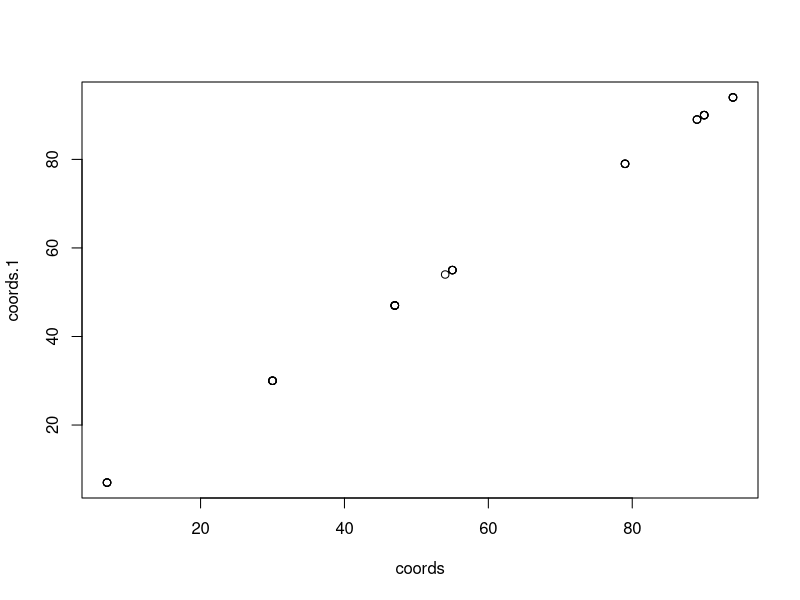
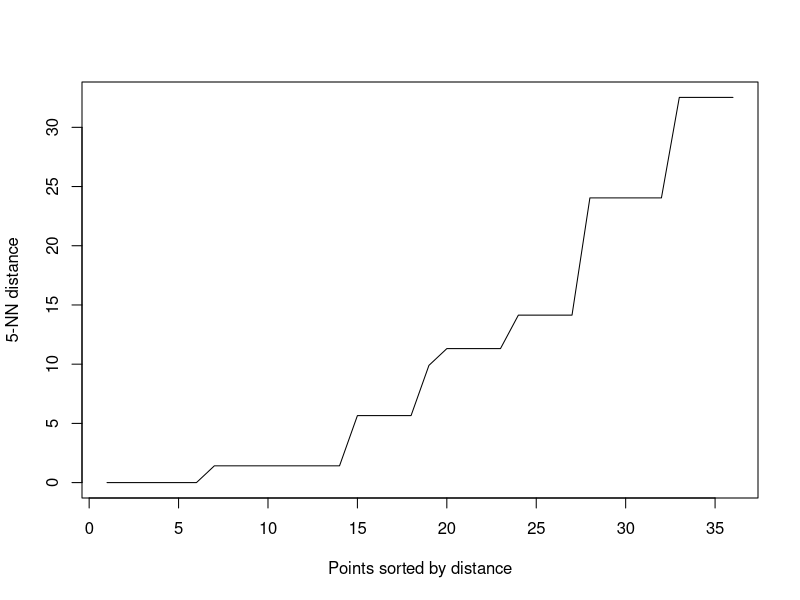
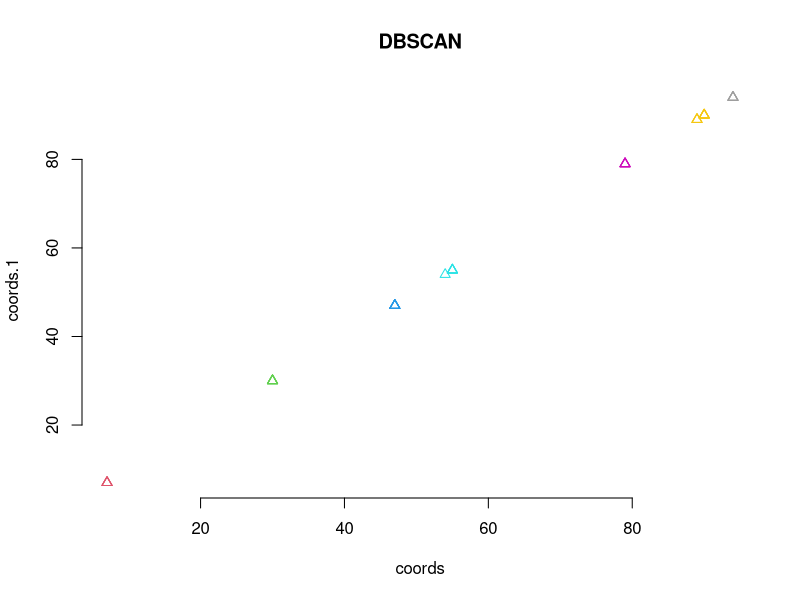

Recreate these plots in R, in order. (Note: this script raises an error after producing the figures.)
# http://www.sthda.com/english/wiki/wiki.php?id_contents=7940
install.packages("fpc")
install.packages("dbscan")
# Compute DBSCAN using fpc package
library(fpc)
set.seed(123)
# coords <- c(runif(10, 0, 1), runif(10, 4, 5), runif(10, 6, 7), runif(10, 19, 20)) %>% round

# Small genome
genome_length  <- 100 # Full length of the genome
number_of_TADs <- 10  # Number of TAD boundaries within it
max_TAD_width  <- 10  # Each TAD boundary has certain width
max_TAD_peaks  <- 5   # Within that width, there are peaks with probability 1
# Where points TAD boundaries are located (uniformly across the genome)
TAD_coords     <- round(runif(number_of_TADs, min = 0, max = genome_length))
# Vector to store coordinates of actual TAD boundary regions
coords <- vector(mode = "numeric", length = genome_length)
# Randomly initialize TAD boundary regions
for (i in TAD_coords) {
  # within each region, what are the coordinates with probability 1
  local_TAD_coords <- round(runif(max_TAD_peaks, min = 0, max = max_TAD_width))
  # Add an offset and mark coordinates of TAD boundary peaks with probability 1
  coords[i +  local_TAD_coords] <- min(i + local_TAD_coords, genome_length)
}
# Put things in a data frame and visualize
df <- data.frame(coords, coords)
df <- df[rowSums(df) > 0, ] # Remove coordinates where probabilities of TAD boundaries are <1
plot(df)
# Explore to select eps - inflection point
dbscan::kNNdistplot(df, k =  max_TAD_peaks)
# Need understanding and tweaking
system.time(db <- fpc::dbscan(df, eps = 3, MinPts = 2, method = "raw"))
# Plot DBSCAN results
plot(db, df, main = "DBSCAN", frame = FALSE)
db$cluster %>% table

set.seed(123)
# Medium genome
genome_length  <- 10000 # Full length of the genome
number_of_TADs <- 50  # Number of TAD boundaries within it
max_TAD_width  <- 10  # Each TAD boundary has certain width
max_TAD_peaks  <- 5   # Within that width, there are peaks with probability 1
# Where points TAD boundaries are located (uniformly across the genome)
TAD_coords     <- round(runif(number_of_TADs, min = 0, max = genome_length))
# Vector to store coordinates of actual TAD boundary regions
coords <- vector(mode = "numeric", length = genome_length)
# Randomly initialize TAD boundary regions
for (i in TAD_coords) {
  # within each region, what are the coordinates with probability 1
  local_TAD_coords <- round(runif(max_TAD_peaks, min = 0, max = max_TAD_width))
  # Add an offset and mark coordinates of TAD boundary peaks with probability 1
  coords[i +  local_TAD_coords] <- min(i + local_TAD_coords, genome_length)
}
# Put things in a data frame and visualize
df <- data.frame(coords, coords)
df <- df[rowSums(df) > 0, ] # Remove coordinates where probabilities of TAD boundaries are <1
plot(df)
# Explore to select eps - inflection point
dbscan::kNNdistplot(df, k =  max_TAD_peaks)
# Need understanding and tweaking
system.time(db <- fpc::dbscan(df, eps = 300, MinPts = 2, method = "raw"))
# Plot DBSCAN results
plot(db, df, main = "DBSCAN", frame = FALSE)
db$cluster %>% table


set.seed(123)
# Large genome
genome_length  <- 10000000 # Full length of the genome
number_of_TADs <- 100  # Number of TAD boundaries within it
max_TAD_width  <- 20  # Each TAD boundary has certain width
max_TAD_peaks  <- 10   # Within that width, there are peaks with probability 1
# Where points TAD boundaries are located (uniformly across the genome)
TAD_coords     <- round(runif(number_of_TADs, min = 0, max = genome_length))
# Vector to store coordinates of actual TAD boundary regions
coords <- vector(mode = "numeric", length = genome_length)
# Randomly initialize TAD boundary regions
for (i in TAD_coords) {
  # within each region, what are the coordinates with probability 1
  local_TAD_coords <- round(runif(max_TAD_peaks, min = 0, max = max_TAD_width))
  # Add an offset and mark coordinates of TAD boundary peaks with probability 1
  coords[i +  local_TAD_coords] <- min(i + local_TAD_coords, genome_length)
}
# Put things in a data frame and visualize
df <- data.frame(coords, coords)
df <- df[rowSums(df) > 0, ] # Remove coordinates where probabilities of TAD boundaries are <1
plot(df)
# Explore to select eps - inflection point
dbscan::kNNdistplot(df, k =  max_TAD_peaks)
# Need understanding and tweaking
system.time(db <- fpc::dbscan(df, eps = 100000, MinPts = 2, method = "raw"))
# Plot DBSCAN results
plot(db, df, main = "DBSCAN", frame = FALSE)
db$cluster %>% table
